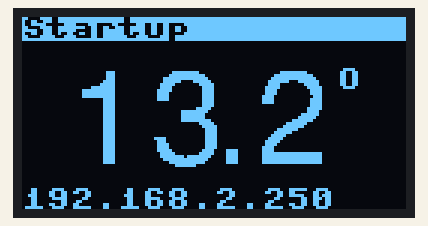
Recording of a program running on a simulated MicroPython board. Parts: 128×64 one-colour display. The clock reads 2024-03-15 10:24:30 at power-on unless the program sets it; library files of the repository ran but are not shown: writer.py, freesans34_num.py; what the program prints to the serial console is not drawn. At 2.8 s the program stops and its outputs stay as they are.

Above: at 0.36 s.
At 0.81 s:
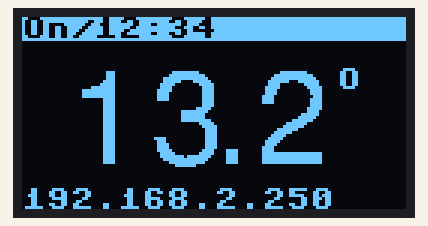
At 1.29 s:
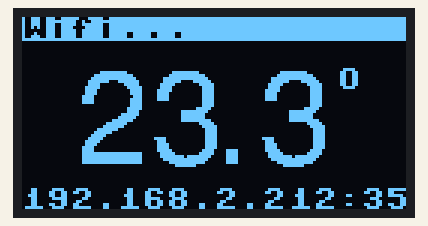
At 1.75 s:
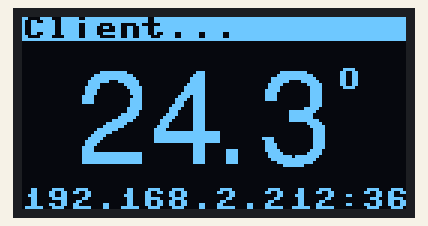
At 2.19 s:
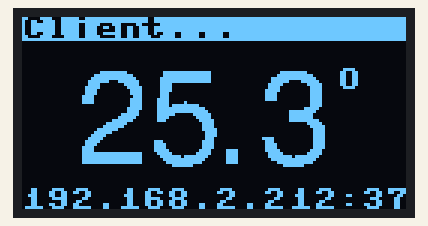
At 2.9 s:
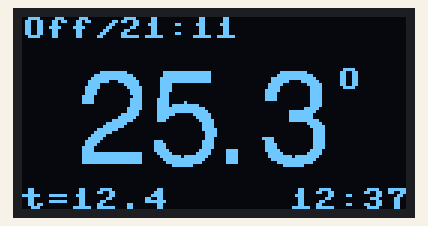

The program:

temperaturedisplay.py
```python
from ssd1306 import SSD1306_I2C
import machine
from machine import I2C, Pin
from writer import Writer
import freesans34_num
import logging

class TemperatureDisplay(object):

  #pin 5 is D1 and pin 4 is D2
  def __init__(self, zone, sda_pin_num=8, scl_pin_num=9):
    self.log = logging.getLogger('Display')
    self.log.info('Opening I2C using sda=' + str(sda_pin_num) + ', scl=' + str(scl_pin_num))
    self.i2c = I2C(0, sda=Pin(sda_pin_num, machine.Pin.OUT), scl=Pin(scl_pin_num, machine.Pin.OUT))
    scan = self.i2c.scan()
    self.log.info('I2C Bus: ' + str(scan))

    if len(scan) == 0:
      self.log.info('No screen detected')
      self.display = None
    else:
      self.display = SSD1306_I2C(128, 64, self.i2c)
      self.display.contrast(0x01)
      #clear the screen
      self.display.fill(0)

      #display.text('Temperature',3,3)
      #self.display.text('00:00',75,57)
      self.writer = Writer(self.display, freesans34_num, verbose=False)
      Writer.set_clip(True, True)
      Writer.set_textpos(16, 20)
      #wri2.printstring('23.0')
      #write out the degrees sign on the screen (fixed location)
      self.display.text('O', 105, 17)

      self.display.show()

  def cb(self, n):
    self.text(str(n),113,17)

  def brightness(self, value):
    pass

  def temperature(self, temperature):
    if self.display is not None:
      Writer.set_textpos(16, 20)
      self.writer.printstring(str(round(float(temperature),1)))
      self.display.show()

  def temperature_set(self, temperature):
    temp = round(float(temperature),1)
    if temp == -999.0:
      t = 'none'
    else:
      t = temp
    #extra space here to cover 'bottom_line_text'
    self.text('t=%s     ' % t, 0,57)

  def bottom_line_text(self, text):
    self.text(text, 0,57)

  def set_dates(self, day_of_week, month, mday, sunrise_time, sunset_time):
    pass

  def showprogram(self, on_off, time, day_of_week):
    #invert the colour if it is 'On'
    col = 0 if on_off == 'On' else 1
    #put a load of spaces along the display to colour it in
    if time == '00:00':
      #dont show the time if it is 00:00
      self.text(on_off + '                                 ', 0,0, col)
    else:
      self.text(on_off + '/' + time + '                    ', 0,0, col)


  def connection_status(self, text):
    if text == "Connected":
      return
    formatted = f'{text}                                  '
    self.text(formatted, 0, 0, 0)


  def time(self, time):
    self.text(time, 89,57)

  def text(self, text, x, y, col=1):
    print(f'[Display]: {text}')
    if self.display is None:
      self.log.info(f'Fake display text: {text}')
    else:
      fill_col = 1 - col
      self.display.fill_rect(x, y, len(text)*8, 8, fill_col)
      self.display.text(text, x, y, col)

      self.display.show()
  def display_status(self):
    if self.display is None:
      return False
    return True


if __name__ == "__main__":

  import time

  display = TemperatureDisplay("Upstairs")
  display.temperature(13.2)
  display.temperature_set('12.4')
  display.connection_status('Startup')
  #display.time('12:34')
  display.bottom_line_text("192.168.2.250")
  time.sleep(0.4)

  display.showprogram("On", "12:34", "Tuesday")
  #display.cb(3)
  time.sleep(0.4)
  display.temperature(23.3)
  display.connection_status('Wifi...')
  display.time('12:35')
  time.sleep(0.4)
  display.temperature(24.3)
  display.connection_status('Client...')
  display.time('12:36')
  time.sleep(0.4)
  display.temperature(25.3)
  display.connection_status('Connected')
  display.time('12:37')
  time.sleep(0.4)
  display.showprogram("Off", "21:11", "Wednesday")

  time.sleep(0.4)
  display.temperature_set('12.4')
```

Measured:
- what the display in image 1 shows lasts 0.5 s, from 0.6 s to 1.1 s
- what the display in image 3 shows lasts 0.5 s, from 1.5 s to 2.0 s
